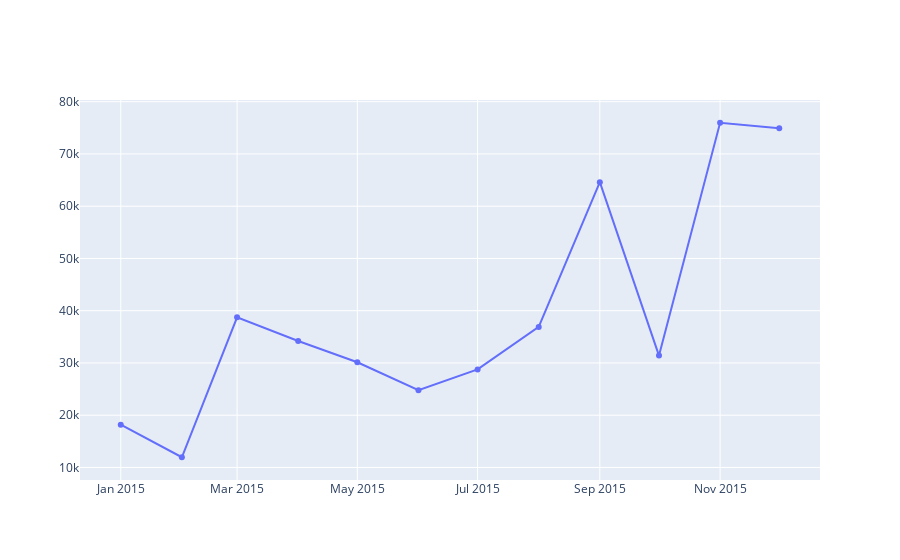

The notebook cell this image was saved under:
### Code cell
#membuat scatter plot
data = go.Scatter(
    x = new_df_monthly_sales.month,
    y = new_df_monthly_sales.sales,
    mode = "lines+markers",
)

fig = go.Figure(data = data)
iplot(fig)

### Figure 1 — Plotly figure (JSON) as saved in the notebook; plotly's stock layout.template omitted (floating-point values rounded to 4 significant figures)
{"data": [{"mode": "lines+markers", "type": "scatter", "x": ["2015-01-01", "2015-02-01", "2015-03-01", "2015-04-01", "2015-05-01", "2015-06-01", "2015-07-01", "2015-08-01", "2015-09-01", "2015-10-01", "2015-11-01", "2015-12-01"], "y": [18170.0, 11950.0, 38730.0, 34200.0, 30130.0, 24800.0, 28770.0, 36900.0, 64600.0, 31400.0, 75970.0, 74920.0]}], "layout": {}}
